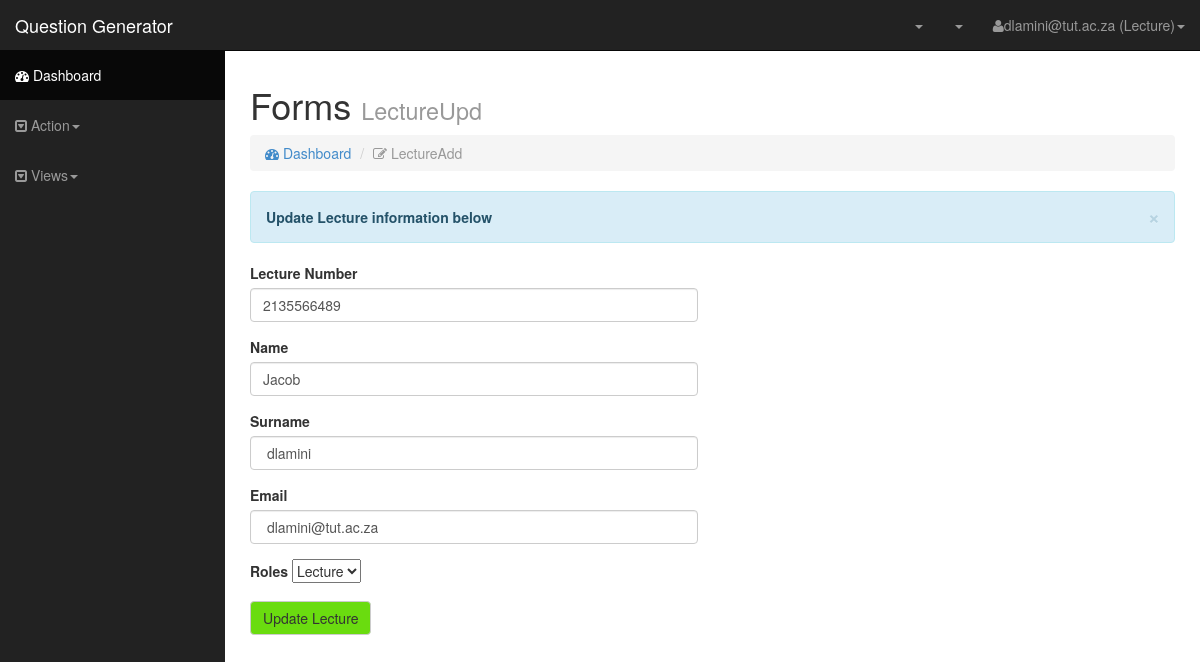
Screenshot of /update.php (signed in) with the database file from the repository.
### tables this page shows
CREATE TABLE `lecture` (
  `lecture_id` int(10) NOT NULL,
  `lecture_name` varchar(20) NOT NULL,
  `lecture_surname` varchar(20) NOT NULL,
  `lecture_emai` varchar(30) NOT NULL
);

### update.php (the view, shortened to what this page needs)
<?php
include("connection.php");
 $email = $_SESSION['email'];
              ?>
<!DOCTYPE html>
<html lang="en">
  <head>
    <link href="css/bootstrap.css" rel="stylesheet">
    <link href="css/sb-admin.css" rel="stylesheet">
    <link rel="stylesheet" href="font-awesome/css/font-awesome.min.css">
    <link rel="stylesheet" href="http://cdn.oesmith.co.uk/morris-0.4.3.min.css">
  </head>
  <body>
    <div id="wrapper">
      <nav class="navbar navbar-inverse navbar-fixed-top" role="navigation">
        <div class="navbar-header">
          <a class="navbar-brand" href="#">Question Generator</a>
        </div>
        <div class="collapse navbar-collapse navbar-ex1-collapse">
          <ul class="nav navbar-nav side-nav">
            <li class="active"><a href="#"><i class="fa fa-dashboard"></i> Dashboard</a></li>
         <li class="dropdown">
              <a href="#" class="dropdown-toggle" data-toggle="dropdown"><i class="fa fa-caret-square-o-down"></i> Action<b class="caret"></b></a>
            </li>
            <li class="dropdown">
              <a href="#" class="dropdown-toggle" data-toggle="dropdown"><i class="fa fa-caret-square-o-down"></i> Views<b class="caret"></b></a>
            </li>
          </ul>
          <ul class="nav navbar-nav navbar-right navbar-user">
            <li class="dropdown messages-dropdown">
              <a href="#" class="dropdown-toggle" data-toggle="dropdown"><i class=""></i> <span class="badge"></span> <b class="caret"></b></a>
            </li>
            <li class="dropdown alerts-dropdown">
              <a href="#" class="dropdown-toggle" data-toggle="dropdown"><i class=""></i>  <span class="badge"></span> <b class="caret"></b></a>
            <li class="dropdown user-dropdown">
              <a href="#" class="dropdown-toggle" data-toggle="dropdown"><i class="fa fa-user"></i><?php echo $_SESSION['email'];?> (Lecture)<b class="caret"></b></a>
            </li>
          </ul>
        </div>
      </nav>
      <div id="page-wrapper">
        <div class="row">
          <div class="col-lg-12">
            <h1>Forms <small>LectureUpd</small></h1>
            <ol class="breadcrumb">
              <li><a href="index.html"><i class="fa fa-dashboard"></i> Dashboard</a></li>
              <li class="active"><i class="fa fa-edit"></i> LectureAdd</li>
            </ol>
            <div class="alert alert-info alert-dismissable">
              <button type="button" class="close" data-dismiss="alert" aria-hidden="true">&times;</button>
               <a class="alert-link" target="_blank" href="">Update Lecture information below</a>
            </div>
          </div>
        </div>
        <div class="row">
          <div class="col-lg-6">
            <form role="form" id="formLogin" novalidate="" method="POST" action="update.php">
            <?php
      $sql = "SELECT * FROM lecture WHERE lecture_emai = '$email' ";
      $results = mysqli_query($con,$sql);
      while($row = mysqli_fetch_array($results))
      {
       $lid = $row ['lecture_id'];
       $name = $row ['lecture_name'];
       $surname = $row ['lecture_surname'];
       $email = $row ['lecture_emai'];
      }
            ?>
			  <div class="form-group">
                <label>Lecture Number</label>
                <input class="form-control" name="num" id="num" value="<?php echo $lid; ?>">
              </div>
              <div class="form-group">
                <label>Name</label>
                <input class="form-control" name="name" id="name" value="<?php echo $name; ?>">
              </div>
               <div class="form-group">
                <label>Surname</label>
                <input class="form-control"  name="surname" id="surname" value=" <?php echo $surname; ?>">
              </div>
              <div class="form-group">
                <label>Email</label>
                <input class="form-control"name="email" id="email"  value=" <?php echo $email; ?>">
              </div>
              <div class="form-group">
                <label>Roles</label>
               <select name ="role">
               <option value="Lecture">Lecture</option>
               </select>
              </div>
              <button type="submit" class="btn btn-default"  name="update"id="update">Update Lecture</button>
            </form>
      </div>
    </div>
  </body>
</html>

### css/sb-admin.css (style rules this page uses)
body { margin-top: 50px; }
#wrapper { padding-left: 0; }
#page-wrapper { width: 100%; padding: 5px 15px; }
@media (min-width:768px) { #wrapper { padding-left: 225px; } }
@media (min-width:768px) { #page-wrapper { padding: 15px 25px; } }
@media (min-width:768px) { .side-nav { margin-left: -225px; left: 225px; width: 225px; position: fixed; top: 50px; height: 100%; border-radius: 0; border: none; background-color: #222222; overflow-y: auto; } }
@media (min-width:768px) { .side-nav>li>a { width: 225px; } }
@media (min-width:768px) { .navbar-collapse { padding-left: 15px !important; padding-right: 15px !important; } }

### rows the page displays
lecture: num "2135566489", name "Jacob", surname "dlamini", email "dlamini@tut.ac.za"

### other values shown
$_SESSION['email'] "dlamini@tut.ac.za"
